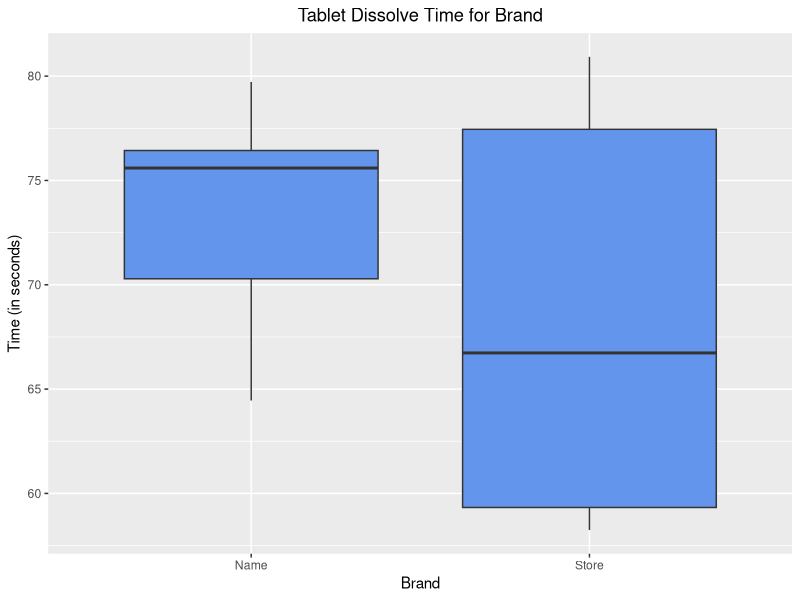
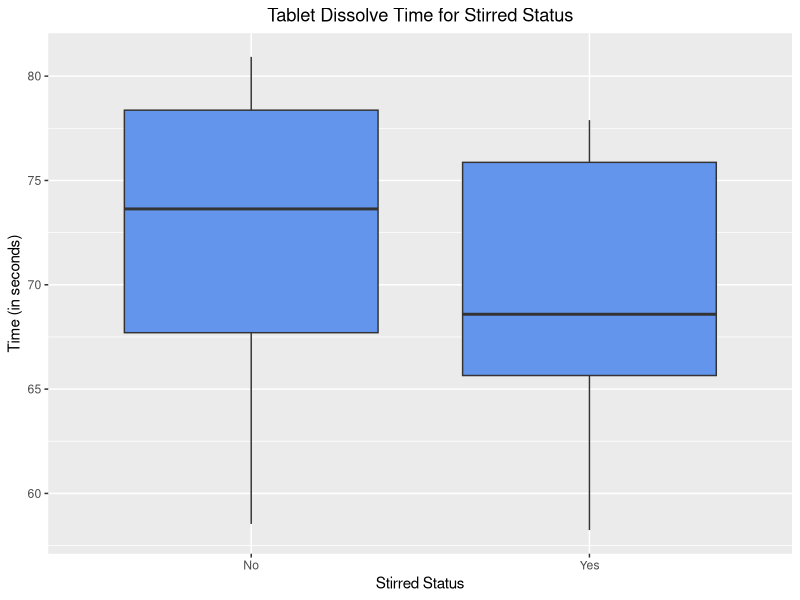
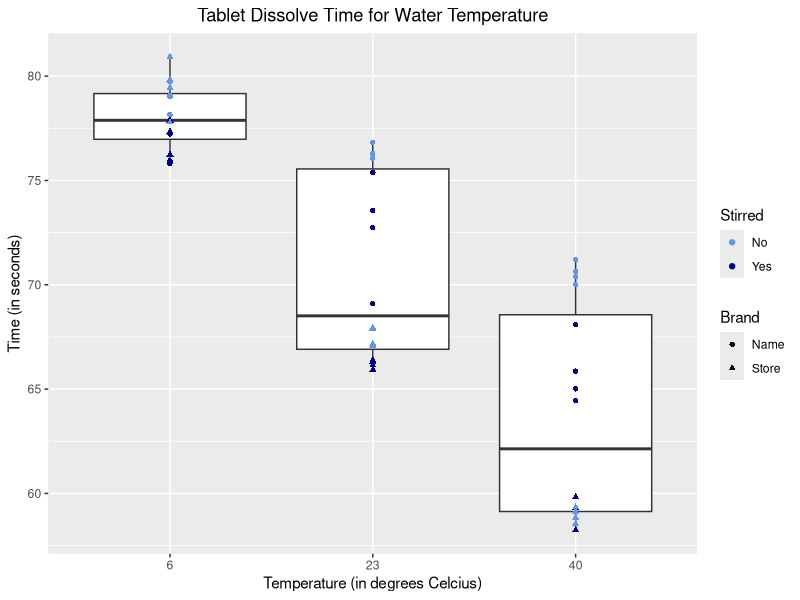
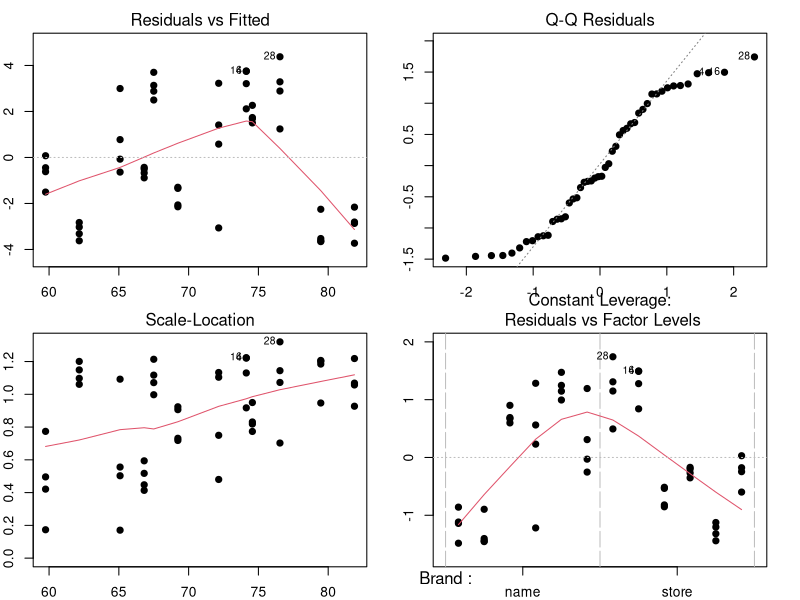
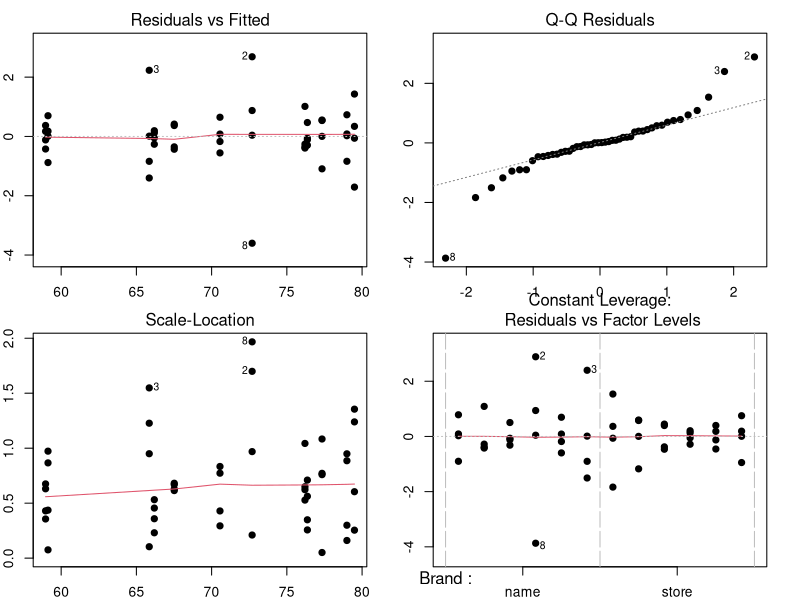
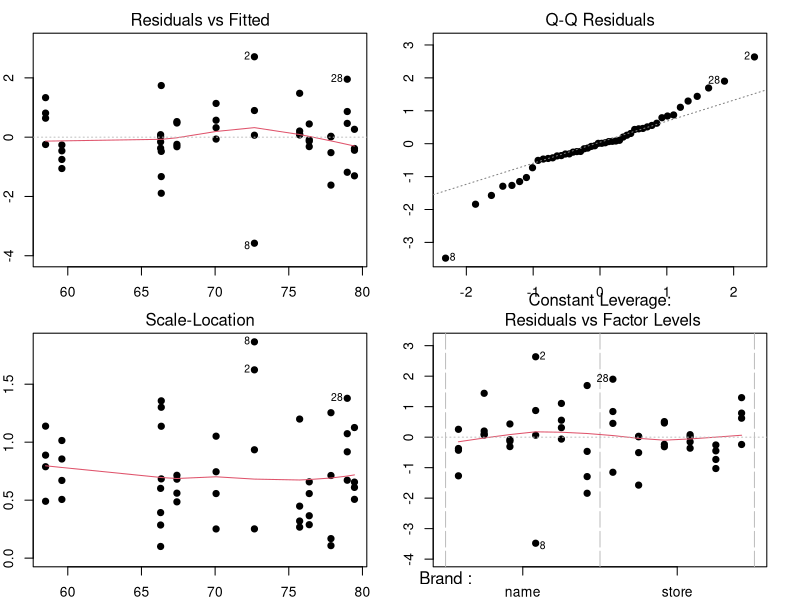

Source code (R) for these figures, in order:
## ---- chunk 1
library(readr)
library(knitr)
library(dplyr)
library(GGally)
library(ggplot2)
knitr::opts_chunk$set(echo = FALSE, message = FALSE)
## ---- chunk 2
data <- read_csv("effervescence.csv")
data$Brand <- as.factor(data$Brand)
data$Stirred <- as.factor(data$Stirred)
data$Temp <- as.factor(data$Temp)
data$Order <- as.factor(data$Order)
kable(head(data, n = 10), caption = "First 10 Rows of Effervescence Data")
## ---- chunk 3
kable(summary(data), caption = "Summary Stats for Variables", digits = 2)
## ---- chunk 4
data_stats <- data %>%
                as_tibble() %>%
                group_by(Brand, Stirred, Temp) %>%
                summarise_at(vars(Time), list(Mean = mean, 
                                              SD = sd,
                                              Min = min, 
                                              Q1 = ~quantile(., probs = 0.25), 
                                              Median = median, 
                                              Q3 = ~quantile(., probs = 0.75), 
                                              Max = max))

kable(data_stats, caption = "Summary Stats for Time by Group", digits = 2)
## ---- chunk 5
ggplot(data, aes(x = Brand, y = Time)) + 
  geom_boxplot(fill = "cornflowerblue") + 
  labs(title = "Tablet Dissolve Time for Brand", x = "Brand", y = "Time (in seconds)") +        scale_x_discrete(labels = c("Name", "Store")) +
  theme(plot.title = element_text(hjust = 0.5))
## ---- chunk 6
ggplot(data, aes(x = Stirred, y = Time)) + 
  geom_boxplot(fill = "cornflowerblue") + 
  labs(title = "Tablet Dissolve Time for Stirred Status", x = "Stirred Status", y = "Time (in seconds)") + scale_x_discrete(labels = c("No", "Yes")) +
  theme(plot.title = element_text(hjust = 0.5))
## ---- chunk 7
ggplot(data, aes(x = Temp, y = Time)) + 
  geom_boxplot() + 
  geom_point(aes(color = Stirred, shape = Brand)) + 
  labs(title = "Tablet Dissolve Time for Water Temperature", 
       x = "Temperature (in degrees Celcius)", 
       y = "Time (in seconds)") + 
  scale_shape_discrete(labels = c("Name", "Store")) + 
  scale_color_manual(values = c("cornflowerblue", "blue4"), labels = c("No", "Yes")) +
  theme(plot.title = element_text(hjust=0.5))
## ---- chunk 8
amod1 <- aov(Time ~ Brand + Temp + Stirred, data = data)
par(mfrow = c(2,2), mar = c(2, 2, 2, 2))
plot(amod1, pch = 19)
par(mfrow = c(1,1), mar = c(5.1, 4.1, 4.1, 2.1))
summary(amod1)
## ---- chunk 9
amod2 <- aov(Time ~ Brand*Temp*Stirred, data = data)
par(mfrow = c(2,2), mar = c(2, 2, 2, 2))
plot(amod2, pch = 19)
par(mfrow = c(1,1), mar = c(5.1, 4.1, 4.1, 2.1))
summary(amod2)
## ---- chunk 10
amod3 <- aov(Time ~ Brand + Temp + Stirred + Brand:Temp + Brand:Stirred, data = data)
par(mfrow = c(2,2), mar = c(2, 2, 2, 2))
plot(amod3, pch = 19)
par(mfrow = c(1,1), mar = c(5.1, 4.1, 4.1, 2.1))
summary(amod3)
